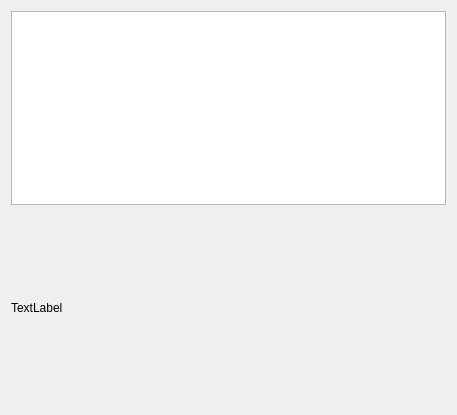
<?xml version="1.0" encoding="UTF-8"?>
<ui version="4.0">
 <class>Widget</class>
 <widget class="QWidget" name="Widget">
  <property name="geometry">
   <rect>
    <x>0</x>
    <y>0</y>
    <width>457</width>
    <height>415</height>
   </rect>
  </property>
  <property name="windowTitle">
   <string>Widget</string>
  </property>
  <layout class="QVBoxLayout" name="verticalLayout" stretch="1,1">
   <item>
    <widget class="QPlainTextEdit" name="plainTextEdit"/>
   </item>
   <item>
    <widget class="QLabel" name="label">
     <property name="text">
      <string>TextLabel</string>
     </property>
     <property name="scaledContents">
      <bool>true</bool>
     </property>
    </widget>
   </item>
  </layout>
 </widget>
 <resources/>
 <connections/>
</ui>
